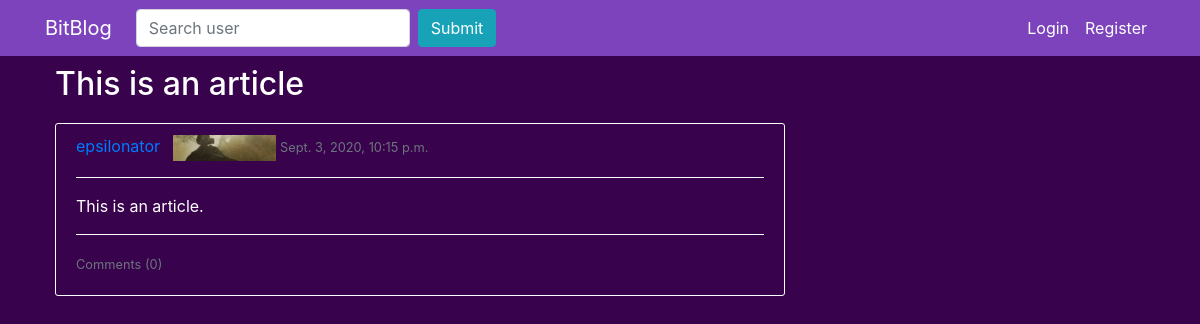
/post/1/, run on an earlier commit of the app's database.
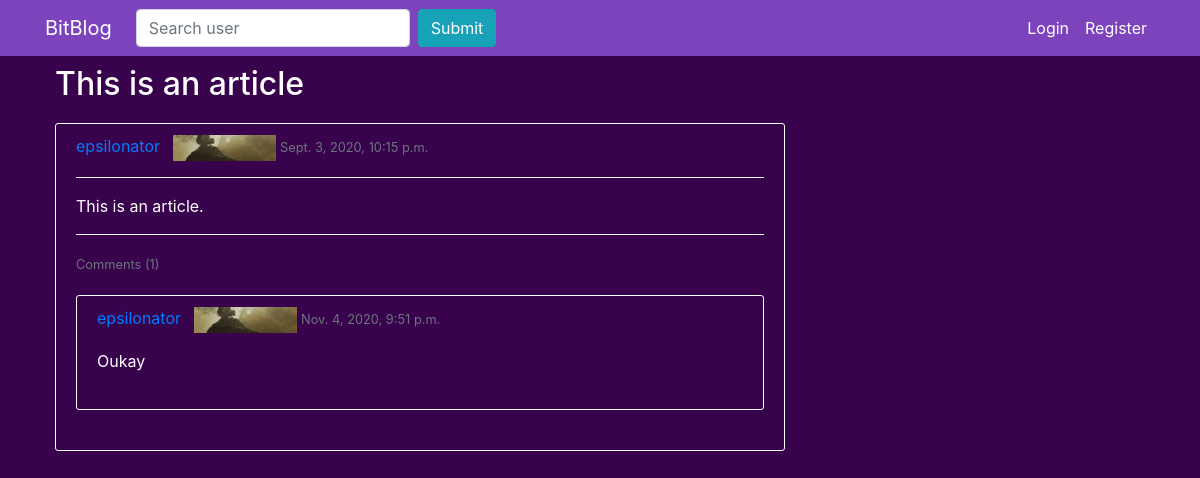
And on a later commit of the database.
### blog/models.py (models this page shows, shortened)
class BlogPost(models.Model):
	title = models.CharField(max_length = 50)
	content = RichTextField()
	post_date = models.DateTimeField(default = timezone.now)
	author = models.ForeignKey(User, on_delete = models.CASCADE)
	votes = models.IntegerField(default = 0)

class BlogUser(models.Model):
	user = models.OneToOneField(User, on_delete = models.CASCADE)
	desc = models.TextField(max_length = 250, default = "No description")
	hometown = models.CharField(max_length = 200, default = "Not specified")
	birth_date = models.DateField(null = True, blank = True)
	current_profile_card = models.ForeignKey(ProfileCard, on_delete = models.DO_NOTHING, default = 1)

class ProfileCard(models.Model):
	name = models.CharField(unique = True, max_length = 50)
	img = models.ImageField(upload_to = 'profile_cards')
	img_small = models.ImageField(upload_to = 'profile_cards_small')

class BlogComment(models.Model):
	comment = models.TextField()
	comment_date = models.DateTimeField(default = timezone.now)
	author = models.ForeignKey(User, on_delete = models.CASCADE)
	votes = models.IntegerField(default = 0)
	parent_post = models.ForeignKey(BlogPost, on_delete = models.CASCADE)

### blog/views.py (the view)
# urls.py: path('post/<int:pk>/', show_post, name = 'post'),
def show_post(request, pk):
	post = BlogPost.objects.filter(id = pk).first()
	comments = post.blogcomment_set.order_by('-comment_date')
	if request.method == 'POST':
		comment_form = CommentForm(request.POST)
		if comment_form.is_valid():
			post = BlogPost.objects.filter(id = pk).first()
			user = request.user
			comment = comment_form.cleaned_data.get('comment')
			comm_obj = BlogComment(
				comment = comment,
				author = user,
				parent_post = post
			)
			comm_obj.save()
		return redirect('post', pk = pk)
	else:
		comment_form = CommentForm()
	return render(request, 'blog/post.html', context = {
		'post' : post,
		'comments' : comments,
		'comment_form' : comment_form,
		'current_user' : request.user
	})

### blog/forms.py
class CommentForm(forms.ModelForm):
	comment = forms.CharField()
	class Meta:
		model = BlogComment
		fields = ['comment']

### blog/templates/blog/post.html (shortened to what this page needs)
{% extends 'blog/base.html' %}
{% load crispy_forms_tags %}
{% block content %}
	<h2>{{ post.title }}</h2>
	<article class="media content-section">
		<div class="media-body">
			<div class="article-metadata">
				<a class="mr-2" href="{% url 'profile' post.author.username %}">{{ post.author }}</a>
				<img src = "{{ post.author.bloguser.current_profile_card.img_small.url }}">
				<small class="text-muted">{{ post.post_date }}</small>
			</div>
			<hr>
			<p class="article-content">{{ post.content | safe | linebreaks }}</p>
			<hr>
			<small class="text-muted">Comments ({{ post.blogcomment_set.count }})</small>
			{% if comments %}
			<div class="content-section">
				{% for comment in comments %}
					<div class="article-metadata">
						<a class="mr-2" href="">{{ comment.author }}</a>
						<img src="{{ comment.author.bloguser.current_profile_card.img_small.url }}">
						<small class="text-muted">{{ comment.comment_date }}</small>
					</div>
				<p class="article-content">{{ comment.comment | linebreaks }}</p>
				{% endfor %}
			</div>
			{% endif %}
		</div>
	</article>
{% endblock %}

### blog/templates/blog/base.html (shortened to what this page needs)
{% load static %}
<!DOCTYPE html>
<html>
<head>
	<link rel="stylesheet" href="https://stackpath.bootstrapcdn.com/bootstrap/4.3.1/css/bootstrap.min.css">
	<link rel="stylesheet" href="{% static 'blog/main.css' %}">
	<header class="site-header">
	 	<nav class="navbar navbar-expand-md navbar-dark bg-steel fixed-top">
	    	<div class="container">
	      		<a class="navbar-brand mr-4" href="/">BitBlog</a>
	      		<div class="collapse navbar-collapse" id="navbarToggle">
	        		<div class="navbar-nav mr-auto">
	        			<form class="form-inline my-2 my-lg-0" action="{% url 'search-user' %}" method="get">
	        				<input type="search" name="searchkey" placeholder="Search user" class="form-control mr-sm-2"/>
	        				<button class="btn btn-info mr-2" type="submit">Submit</button>
	        			</form>
	        		</div>
	        		{% if user.is_authenticated %}
		        		<div class="navbar-nav">
		        			<a class="nav-item nav-link" href="{% url 'post-create' %}">New Post</a>
		          			<a class="nav-item nav-link" href="{% url 'profile' user.username %}">{{ user.username }}</a>
		          			<a class="nav-item nav-link" href="{% url 'logout' %}">Logout</a>
		        		</div>
	        		{% else %}
		        		<div class="navbar-nav">
		          			<a class="nav-item nav-link" href="{% url 'login' %}">Login</a>
		          			<a class="nav-item nav-link" href="{% url 'register' %}">Register</a>
		        		</div>
	        		{% endif %}
	      		</div>
	    	</div>
	  	</nav>
	</header>
</head>
<body>
	<main role = "main" class = "container">
		<div class="row">
			<div class="col-md-8">
				{% block content %}
				{% endblock %}
			</div>
			<div class="col-md-4">
			</div>
		</div>
	</main>
</body>
</html>

### blog/static/blog/main.css (style rules this page uses)
body { background-color: #39024d; color: #FFFFFF; margin-left: 20px; padding-top: 65px; }
.bg-steel { background-color: #7c43bd; }
.site-header .navbar-nav .nav-link { color: #ffffff; }
.content-section { padding: 10px 20px 20px 20px; margin-top: 20px; margin-bottom: 20px; border: 1px solid #ffffff; border-radius: 3px; }
.article-content { word-wrap: break-word; }
hr { border-color: #ffffff; }

What changed in the data, as far as the page shows it:
computed for BlogPost "This is an article": blogcomment_set.count "0" → "1"
added BlogComment: author "epsilonator", author.bloguser.current_profile_card.img_small (picture), comment_date "Nov. 4, 2020, 9:51 p.m.", comment "Oukay"
